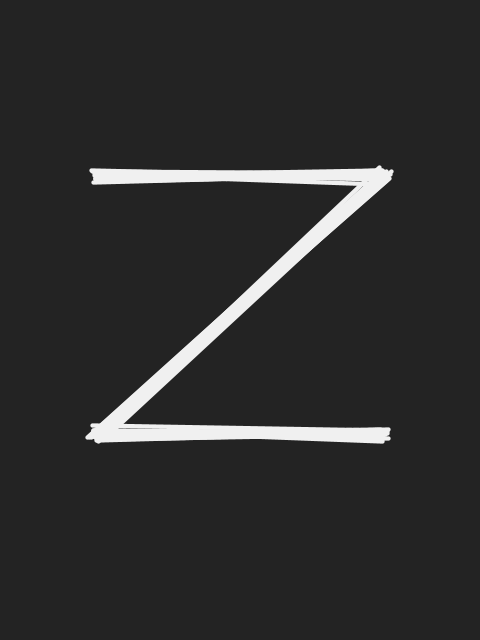
Frame 1 (no input)
Frame 2 (the mouse pressed at the canvas centre, redrawn once): identical to frame 1, image omitted

The Processing sketch that drew this single still picture (run headless with seeded random() and noise(); the mouse was pressed at the canvas centre and the sketch redrawn once):

// Processing sketch: zorro
// ── zorro.pde
// Manuale di Programmazione Cinematografica
// Daniele Olmisani, 2016

// Zorro (1975)


final color PAPER = color(35);
final color INK = color(240);


void setup() { 
  size(480, 640);
  noLoop();
}


void draw() {
  
  randomSeed(100);
  
  float s = 0.3 * min(width, height);
  float w = 0.03 * s;
  
  translate(width/2.0, height/2.0);
  
  background(PAPER);
  stroke(INK);
  
  handDraw(-s,     -s,  s,     -s, w);
  handDraw( s,     -s, -s,  0.8*s, w);
  handDraw(-s,  0.8*s,  s,  0.8*s, w);
  
  save("zorro.png");
}


void handDraw(float x1, float y1, float x2, float y2, float w) {
  
  strokeWeight(w);
  
  for (int i=0; i<w*4; i++) {
    float d1 = (0.8*w)*randomGaussian();
    float d2 = (0.8*w)*randomGaussian();
    float d3 = (0.8*w)*randomGaussian();
    float d4 = (0.8*w)*randomGaussian();
    line(x1+d1, y1+d2, x2+d3, y2+d4);
  } 
}
